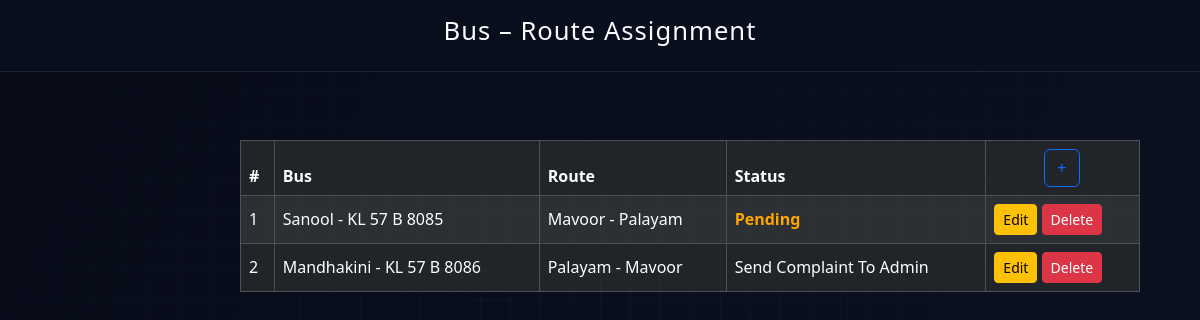
Screenshot of /assignbusroute (signed in) with the database file from the repository.
### busapp/models.py (models this page shows)
class AssignBusRoute(models.Model):
    BusId = models.ForeignKey(BusModel, on_delete=models.CASCADE, null=True, blank=True)
    RouteId = models.ForeignKey(BusRoutesModel, on_delete=models.CASCADE, null=True, blank=True)
    status = models.CharField(max_length=100, null=True, blank=True, default='Pending')

class BusModel(models.Model):
    OwnerId = models.ForeignKey(OwnerModel, on_delete=models.CASCADE, null=True, blank=True)
    name = models.CharField(max_length=100, null=True, blank=True)
    Number = models.CharField(max_length=100, null=True, blank=True)
    Type = models.CharField(max_length=100, null=True, blank=True)
    capacity = models.CharField(max_length=100, null=True, blank=True)
    image = models.FileField(upload_to='busimages', null=True, blank=True)

class BusRoutesModel(models.Model):
    source = models.CharField(max_length=100, null=True, blank=True)
    destination = models.CharField(max_length=100, null=True, blank=True)
    created_at = models.DateField(auto_now_add=True)
    updated_at = models.DateField(auto_now=True)

### busapp/views.py (the view, shortened to what this page needs)
# urls.py: path('assignbusroute', AssignBusRouteView.as_view(), name='assignbusroute'),
class AssignBusRouteView(View):
    def get(self, request):
        c = request.session['login_id']
        routes = BusRoutesModel.objects.all()
        all_buses = BusModel.objects.filter(OwnerId__Login_ID__id=c)
        unassigned_buses = all_buses.exclude(
            id__in=AssignBusRoute.objects.values_list("BusId_id", flat=True)
        )
        assigned = AssignBusRoute.objects.filter(BusId__OwnerId__Login_ID__id=c)
        return render(request, 'BusOwner/AssignBusRoute.html', {
            'routes': routes,
            'bus': unassigned_buses,      # for Add Modal
            'all_buses': all_buses,       # for Edit Modal
            'assigned': assigned
        })

### templates/BusOwner/AssignBusRoute.html (shortened to what this page needs)
{% load static %}
<html lang="en">
<head>
  <link href="https://cdn.jsdelivr.net/npm/bootstrap@5.3.2/dist/css/bootstrap.min.css" rel="stylesheet">
  <link rel="stylesheet" href="{% static 'css/dash.css' %}">
</head>
<body>
  <header>
    <h1>Bus – Route Assignment</h1>
  </header>
<div class="container mt-5 text-center">
<div class="d-flex justify-content-center">
  <table class="table table-dark table-striped table-bordered align-middle" style="width: 900px; margin-left: 180px;">
    <thead>
      <tr>
        <th>#</th>
        <th>Bus</th>
        <th>Route</th>
        <th>Status</th>
        <th>
          <button class="btn btn-outline-primary" style="margin-left: 50px;" data-bs-toggle="modal" data-bs-target="#assignModal">+</button>
        </th>
      </tr>
    </thead>
    <tbody>
      {% if assigned %}
        {% for i in assigned %}
        <tr>
          <td>{{ forloop.counter }}</td>
          <td>{{ i.BusId.name }} - {{ i.BusId.Number }}</td>
          <td>{{ i.RouteId.source }} - {{ i.RouteId.destination }}</td>
          {% if i.status == "Pending" %}
          <td style="color: orange;"><b>{{ i.status }}</b></td>
          {% elif i.status == "Accepted" %}
          <td style="color: green;"><b>{{ i.status }}</b></td>
          {% elif i.status == "Rejected" %}
          <td style="color: red;"><b>{{ i.status }}</b></td>
          {% else %}
          <td>Send Complaint To Admin</td>
          {% endif %}
          <td>
            <button class="btn btn-sm btn-warning editBtn"
                    data-bs-toggle="modal"
                    data-bs-target="#editModal"
                    data-id="{{ i.id }}"
                    data-busid="{{ i.BusId.id }}"
                    data-routeid="{{ i.RouteId.id }}">
              Edit
            </button>
            <button class="btn btn-sm btn-danger" onclick="window.location='/assignbusroute/delete/{{i.id}}/'">Delete</button>
          </td>
        </tr>
        {% endfor %}
      {% else %}
        <tr>
          <td colspan="4" class="text-center">No Signed Buses</td>
        </tr>
      {% endif %}
    </tbody>
  </table>
</div>
</body>
</html>

### static/css/dash.css (style rules this page uses)
html { scroll-behavior: smooth; }
* { -webkit-tap-highlight-color: transparent; margin: 0; padding: 0; box-sizing: border-box; }
body { font-family: 'Segoe UI', Tahoma, Geneva, Verdana, sans-serif; color: #e5e7eb; background: linear-gradient(120deg, #080c19, #0b1020, #0a0f1e); background-size: 200% 200%; animation: aurora 26s ease infinite; min-height: 100vh; display: flex; flex-direction: column; }
body::before { content: ""; position: fixed; inset: 0; background-image: linear-gradient(rgba(148,163,184,0.05) 1px, transparent 1px), linear-gradient(90deg, rgba(148,163,184,0.05) 1px, transparent 1px); background-size: 30px 30px; mask-image: radial-gradient(100% 100% at 50% 50%, rgba(255,255,255,0.9), transparent 70%); pointer-events: none; z-index: 0; }
header { position: sticky; top: 0; z-index: 50; text-align: center; padding: 1rem; background: linear-gradient(180deg, rgba(10,15,30,0.85), rgba(10,15,30,0.6)); border-bottom: 1px solid rgba(148,163,184,0.14); backdrop-filter: blur(12px); cursor: pointer; transition: background .2s ease, box-shadow .2s ease; }
header h1 { color: #f9fafb; font-size: 1.6rem; letter-spacing: 1px; }
.container { padding: 20px; display: flex; justify-content: space-evenly; gap: 20px; }
@media (max-width: 1200px) { .container { grid-template-columns: repeat(3, 1fr); } }

### rows the page displays
AssignBusRoute: BusId.name "Sanool", BusId.Number "KL 57 B 8085", RouteId.source "Mavoor", RouteId.destination "Palayam", status "Pending"
AssignBusRoute: BusId.name "Mandhakini", BusId.Number "KL 57 B 8086", RouteId.source "Palayam", RouteId.destination "Mavoor", status "Send Complaint To Admin"
